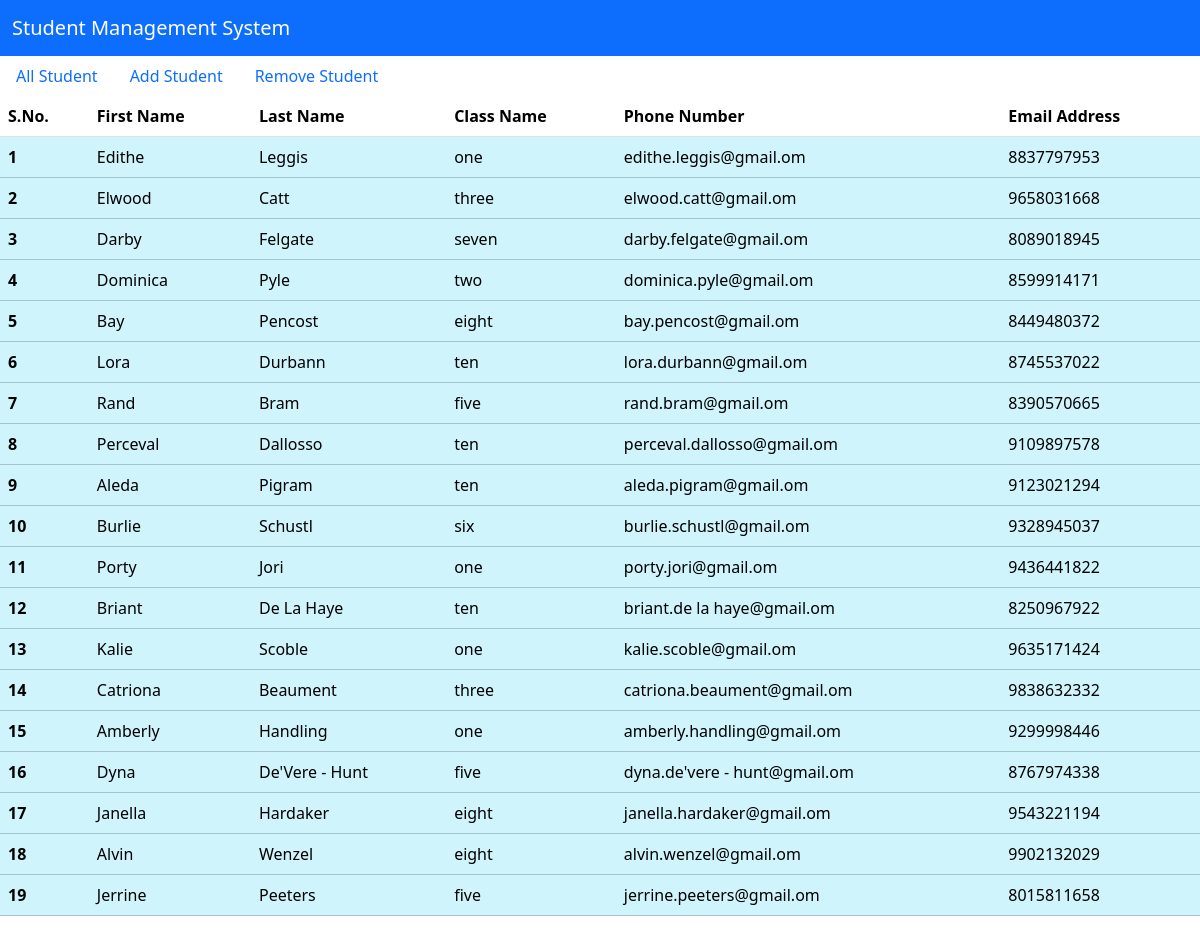
Screenshot of /all_student with the database file from the repository.
### student/models.py (models this page shows, shortened)
class Student(models.Model):
    first_name = models.CharField(max_length=50, null=False)
    last_name = models.CharField(max_length=50, null=False)
    phone = models.PositiveIntegerField(null=False)
    email = models.EmailField(null=False)
    class_name = models.ForeignKey(ClassName, on_delete=models.CASCADE)

class ClassName(models.Model):
    class_name = models.CharField(max_length=50)
    def __str__(self):
        return self.class_name

### student/views.py (the view)
# urls.py: path('all_student', views.all_student, name='all_student'),
def all_student(request):
    student = Student.objects.all()
    context = {
        'student': student
    }
    return render(request, 'All_Student.html',context)

### assignment1/templates/student/All_Student.html (shortened to what this page needs)
{% extends "Homepage.html" %}
{% block body %}
<table class="table table-hover">
  <thead>
    <tr>
      <th scope="col">S.No.</th>
      <th scope="col">First Name</th>
      <th scope="col">Last Name</th>
      <th scope="col">Class Name </th>
      <th scope="col">Phone Number </th>
      <th scope="col">Email Address </th>
    </tr>
  </thead>
  <tbody>
    {% for SNO in student %}
    <tr class="table-info">
      <th scope="row">{{ forloop.counter }}</th>
      <td>{{SNO.first_name}}</td>
      <td>{{SNO.last_name}}</td>
      <td>{{SNO.class_name}}</td>
      <td>{{SNO.email}}</td>
      <td>{{SNO.phone}}</td>
    </tr>
    {% endfor %}
  </tbody>
</table>
{% endblock %}

### assignment1/templates/student/Homepage.html (shortened to what this page needs)
<!doctype html>
<html lang="en">
  <head>
    <link href="https://cdn.jsdelivr.net/npm/bootstrap@5.3.2/dist/css/bootstrap.min.css" rel="stylesheet">
  </head>
  <body>
    <nav class="navbar navbar-expand-lg bg-primary" data-bs-theme="dark">
  <div class="container-fluid">
    <a class="navbar-brand">Student Management System</a>
  </div>
</nav>
    <ul class="nav nav-pills">
  <li class="nav-item">
    <a class="nav-link" href="{% url 'all_student' %}">All Student</a>
  </li>
  <li class="nav-item">
    <a class="nav-link" href="{% url 'add_student' %}">Add Student</a>
  </li>
  <li class="nav-item">
    <a class="nav-link" href="{% url 'remove_student' %}">Remove Student</a>
  </li>
</ul>
{% block body %}
{% endblock %}
  </body>
</html>

### rows the page displays
Student: first_name "Edithe", last_name "Leggis", class_name "one", email "edithe.leggis@gmail.om", phone "8837797953"
Student: first_name "Elwood", last_name "Catt", class_name "three", email "elwood.catt@gmail.om", phone "9658031668"
Student: first_name "Darby", last_name "Felgate", class_name "seven", email "darby.felgate@gmail.om", phone "8089018945"
Student: first_name "Dominica", last_name "Pyle", class_name "two", email "dominica.pyle@gmail.om", phone "8599914171"
Student: first_name "Bay", last_name "Pencost", class_name "eight", email "bay.pencost@gmail.om", phone "8449480372"
Student: first_name "Lora", last_name "Durbann", class_name "ten", email "lora.durbann@gmail.om", phone "8745537022"
Student: first_name "Rand", last_name "Bram", class_name "five", email "rand.bram@gmail.om", phone "8390570665"
Student: first_name "Perceval", last_name "Dallosso", class_name "ten", email "perceval.dallosso@gmail.om", phone "9109897578"
Student: first_name "Aleda", last_name "Pigram", class_name "ten", email "aleda.pigram@gmail.om", phone "9123021294"
Student: first_name "Burlie", last_name "Schustl", class_name "six", email "burlie.schustl@gmail.om", phone "9328945037"
Student: first_name "Porty", last_name "Jori", class_name "one", email "porty.jori@gmail.om", phone "9436441822"
Student: first_name "Briant", last_name "De La Haye", class_name "ten", email "briant.de la haye@gmail.om", phone "8250967922"
Student: first_name "Kalie", last_name "Scoble", class_name "one", email "kalie.scoble@gmail.om", phone "9635171424"
Student: first_name "Catriona", last_name "Beaument", class_name "three", email "catriona.beaument@gmail.om", phone "9838632332"
Student: first_name "Amberly", last_name "Handling", class_name "one", email "amberly.handling@gmail.om", phone "9299998446"
Student: first_name "Dyna", last_name "De'Vere - Hunt", class_name "five", email "dyna.de'vere - hunt@gmail.om", phone "8767974338"
Student: first_name "Janella", last_name "Hardaker", class_name "eight", email "janella.hardaker@gmail.om", phone "9543221194"
Student: first_name "Alvin", last_name "Wenzel", class_name "eight", email "alvin.wenzel@gmail.om", phone "9902132029"
Student: first_name "Jerrine", last_name "Peeters", class_name "five", email "jerrine.peeters@gmail.om", phone "8015811658"
